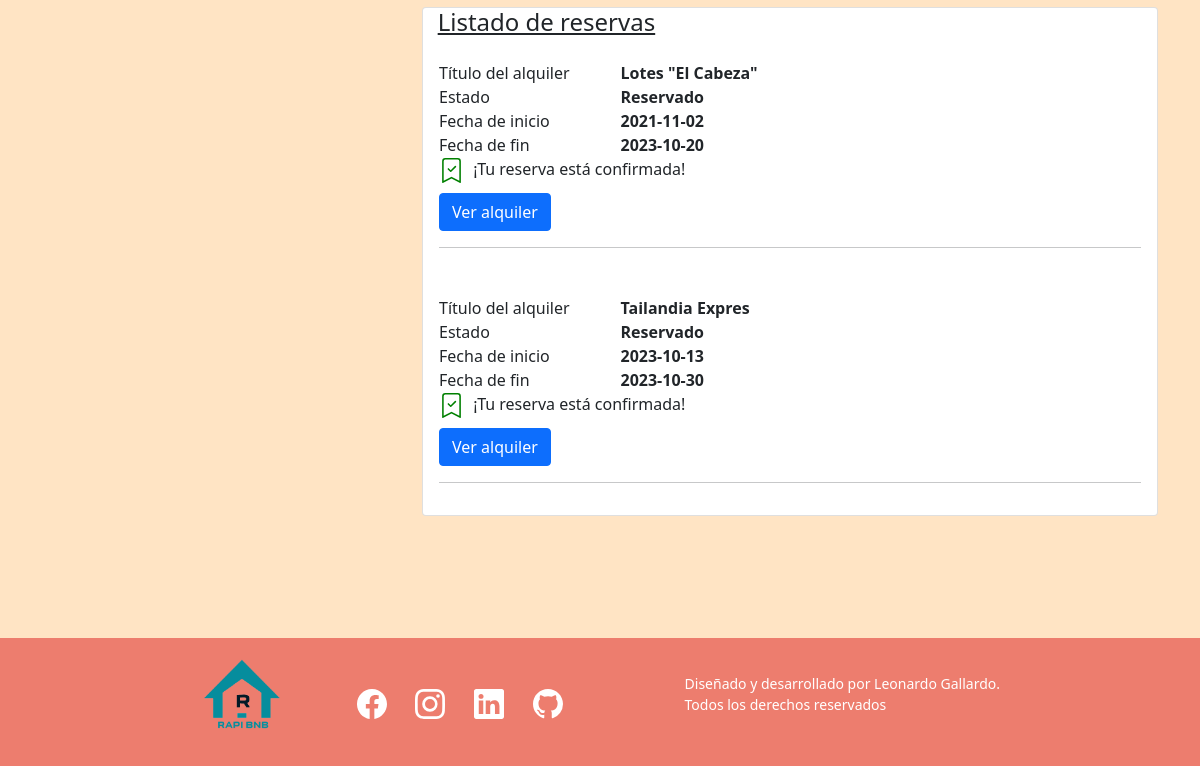
The page /perfil.php (signed in, lower part) on the database as committed earlier.
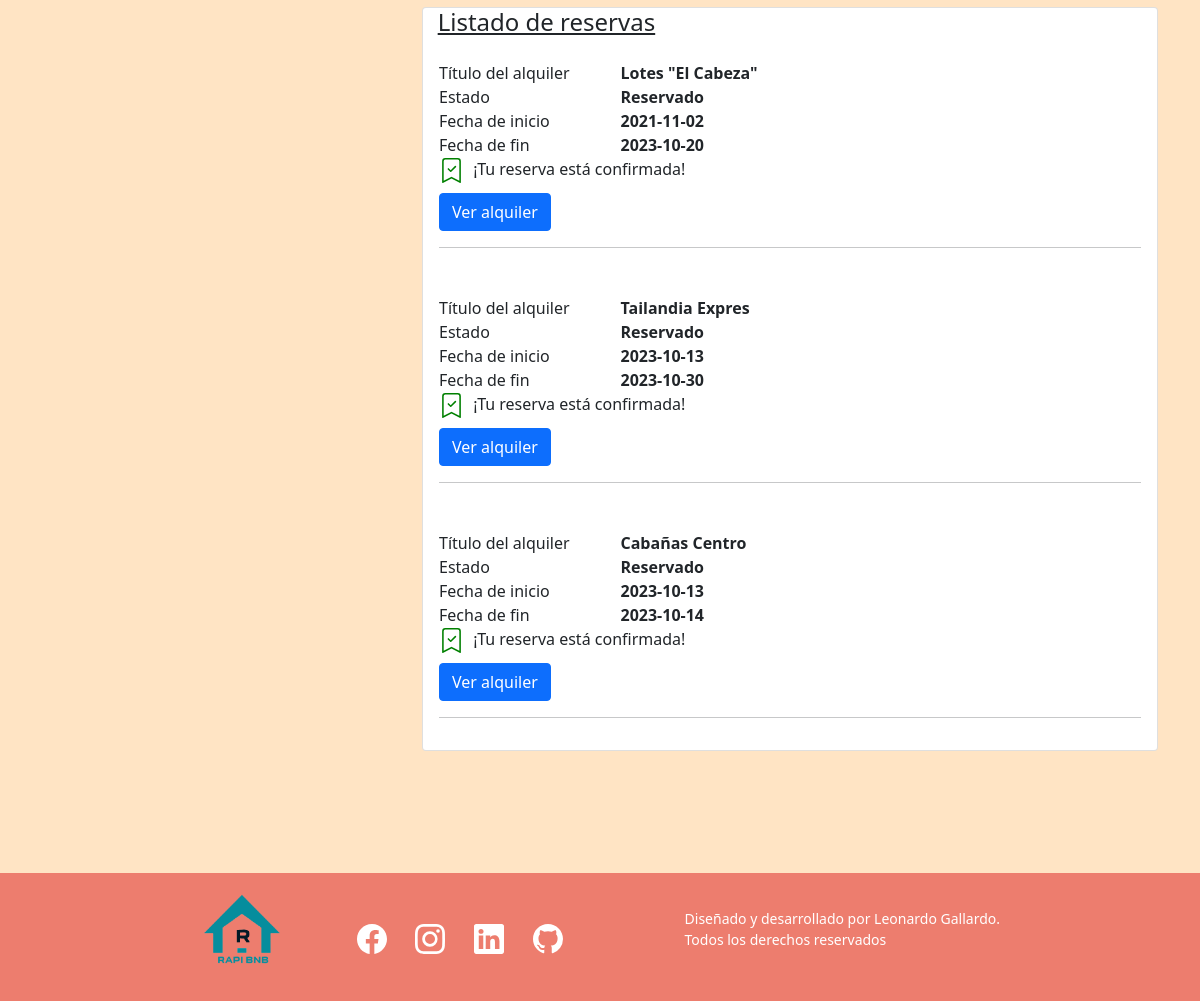
The same page on the database as committed later.
### tables this page shows
CREATE TABLE `reservas` (
  `ID` int(11) NOT NULL,
  `UsuarioID` int(11) DEFAULT NULL,
  `AlquilerID` int(11) DEFAULT NULL,
  `FechaReservaInicio` date DEFAULT NULL,
  `FechaReservaFin` date DEFAULT NULL,
  `FechaCreacion` datetime DEFAULT NULL,
  `Estado` varchar(255) DEFAULT NULL
);

CREATE TABLE `alquileres` (
  `ID` int(11) NOT NULL,
  `Titulo` varchar(255) NOT NULL,
  `Descripcion` text DEFAULT NULL,
  `Ubicacion` text DEFAULT NULL,
  `Etiquetas` text DEFAULT NULL,
  `GaleriaFotos` text DEFAULT NULL,
  `ListadoServicios` text DEFAULT NULL,
  `CostoAlquilerPorDia` decimal(10,2) NOT NULL,
  `TiempoMinimoPermanencia` int(11) DEFAULT NULL,
  `TiempoMaximoPermanencia` int(11) DEFAULT NULL,
  `Cupo` int(11) DEFAULT NULL,
  `FechaInicio` date DEFAULT NULL,
  `FechaFin` date DEFAULT NULL,
  `UsuarioID` int(11) DEFAULT NULL,
  `FechaPublicacion` datetime DEFAULT NULL,
  `FechaVisible` datetime DEFAULT NULL,
  `FechaActualizacion` datetime DEFAULT NULL
);

### perfil.php (the view, shortened to what this page needs)
<?php
require_once 'header.php';
?>
<!DOCTYPE html>
<html lang="es">
<head>
    <link rel="stylesheet" href="https://stackpath.bootstrapcdn.com/bootstrap/4.3.1/css/bootstrap.min.css">
</head>
<body>
<br> <br><br>
<?php
$reservaQuery = "SELECT * FROM reservas WHERE UsuarioID = {$_SESSION['usuario']}";
$reservaResult = mysqli_query($conexion, $reservaQuery);
if (mysqli_num_rows($reservaResult) >= 1) {
    echo "
    <div class='container py-5'>
        <div class='row'>
            <div class='col-lg-4'>
            </div>
            <div class='col-lg-8' style='margin-bottom: -50px;'>
                <div class='card mb-4'>
                    <h4 style='margin-left:2%'><u>Listado de reservas</u></h4>";
    while ($row = mysqli_fetch_assoc($reservaResult)) {
        $alquiler_id = $row['AlquilerID'];
        $estado = $row['Estado'];
        $fechaInicio = $row['FechaReservaInicio'];
        $fechaFin = $row['FechaReservaFin'];
        $alquilerQuery = "SELECT Titulo FROM alquileres WHERE ID = $alquiler_id";
        $alquilerResult = mysqli_query($conexion, $alquilerQuery);
        $alquilerRow = mysqli_fetch_assoc($alquilerResult);
        $tituloAlquiler = $alquilerRow['Titulo'];
        if ($estado == "Reservado") {
            $buttonClass = "btn btn-primary";
        } else {
            $buttonClass = "btn btn-warning";
        }
        echo "<div class='card-body'>
                    <div class='row'>
                        <div class='col-sm-3'>
                            <p class='mb-0'>Título del alquiler</p>
                        </div>
                        <div class='col-sm-9'>
                            <p class='mb-0'><strong>$tituloAlquiler</strong></p>
                        </div>
                    </div>
                    <div class='row'>
                        <div class='col-sm-3'>
                            <p class='mb-0'>Estado</p>
                        </div>
                        <div class='col-sm-9'>
                            <p class='mb-0'><strong>$estado</strong></p>
                        </div>
                    </div>
                    <div class='row'>
                        <div class='col-sm-3'>
                            <p class='mb-0'>Fecha de inicio</p>
                        </div>
                        <div class='col-sm-9'>
                            <p class='mb-0'><strong>$fechaInicio</strong></p>
                        </div>
                    </div>
                    <div class='row'>
                        <div class='col-sm-3'>
                            <p class='mb-0'>Fecha de fin</p>
                        </div>
                        <div class='col-sm-9'>
                            <p class='mb-0'><strong>$fechaFin</strong></p>
                        </div>
                    </div>";
                    if ($estado == "Reservado") {
                        echo "<div class='row'>
                        <div class='col-sm-12'>
                        <svg xmlns='http://www.w3.org/2000/svg' width='25' height='25' fill='currentColor' class='bi bi-bookmark-check' viewBox='0 0 16 16' style='color: green;'>
                            <path fill-rule='evenodd' d='M10.854 5.146a.5.5 0 0 1 0 .708l-3 3a.5.5 0 0 1-.708 0l-1.5-1.5a.5.5 0 1 1 .708-.708L7.5 7.793l2.646-2.647a.5.5 0 0 1 .708 0z'/>
                            <path d='M2 2a2 2 0 0 1 2-2h8a2 2 0 0 1 2 2v13.5a.5.5 0 0 1-.777.416L8 13.101l-5.223 2.815A.5.5 0 0 1 2 15.5V2zm2-1a1 1 0 0 0-1 1v12.566l4.723-2.482a.5.5 0 0 1 .554 0L13 14.566V2a1 1 0 0 0-1-1H4z'/>
                        </svg>
                        <span style='margin-left: 5px;'>¡Tu reserva está confirmada!</span>
                    </div>
                 </div>";
                }
        echo "<div class='row'>
                        <div class='col-sm-12'>
                            <a href='detalles.php?id=$alquiler_id' class='$buttonClass' style='margin-top: 10px;'>Ver alquiler</a>
                        </div>
                    </div>
                    <hr>
                </div>";
    }
    echo "</div>
            </div>
        </div>
    </div>";
} else {
    echo "<p>No se encontraron reservas.</p>";
}
?>
</body>
</html>
<?php
require_once "footer.php";
?>

Rows that differ between the two databases and show on the page:
added reservas: AlquilerID.Titulo "Cabañas Centro", Estado "Reservado", FechaReservaInicio "2023-10-13", FechaReservaFin "2023-10-14", shows "¡Tu reserva está confirmada!"
